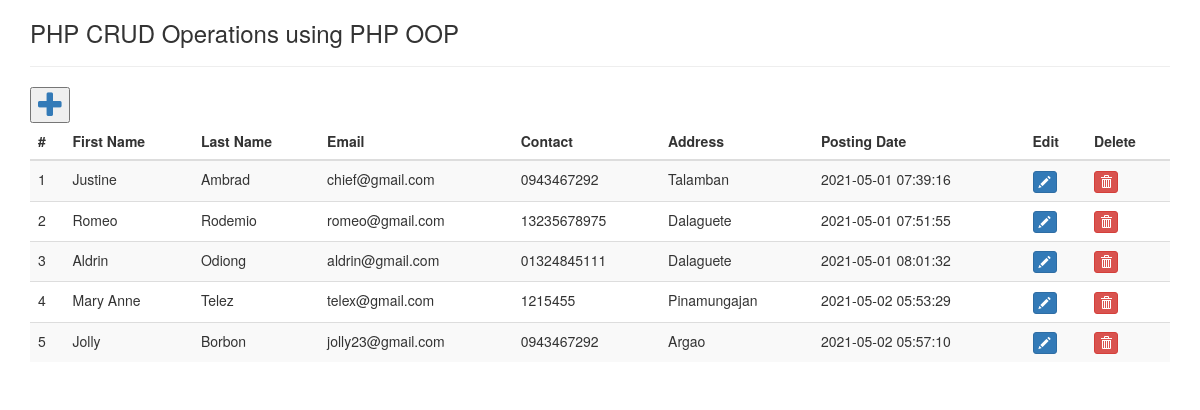
The page / on the database its author committed.
### tables this page shows
CREATE TABLE `tblusers` (
  `id` int(11) NOT NULL,
  `FirstName` varchar(150) NOT NULL,
  `LastName` varchar(150) NOT NULL,
  `EmailId` varchar(120) NOT NULL,
  `ContactNumber` char(11) NOT NULL,
  `Address` varchar(255) NOT NULL,
  `PostingDate` timestamp NOT NULL DEFAULT current_timestamp()
);

### function.php (called while the page is built, shortened)
<?php
class DB_con
{
function __construct()
{
$con = mysqli_connect(DB_SERVER,DB_USER,DB_PASS,DB_NAME);
$this->dbh=$con;
}
public function fetchdata()
	{
	$result=mysqli_query($this->dbh,"select * from tblusers");
	return $result;
	}
}
?>

### index.php (the view, shortened to what this page needs)
<?php
require_once'function.php';
?>
<!DOCTYPE html>
<html lang="en">
<head>
    <link href="https://maxcdn.bootstrapcdn.com/bootstrap/3.3.0/css/bootstrap.min.css" rel="stylesheet">
    <link rel="stylesheet" href="https://cdnjs.cloudflare.com/ajax/libs/font-awesome/4.7.0/css/font-awesome.min.css">
</head>
<body>
    <div class="container">
        <div class="row">
            <div class="col-md-12">
                <h3>PHP CRUD Operations using PHP OOP</h3>
                <hr />
                <a href="insert.php"><button i class="fa fa-plus" aria-hidden="true" style="font-size:30px;"></i>
                    </button></a>
                <div class="table-responsive">
                    <table id="mytable" class="table table-bordred table-striped">
                        <thead>
                            <th>#</th>
                            <th>First Name</th>
                            <th>Last Name</th>
                            <th>Email</th>
                            <th>Contact</th>
                            <th>Address</th>
                            <th>Posting Date</th>
                            <th>Edit</th>
                            <th>Delete</th>
                        </thead>
                        <tbody>
                            <?php
                                $fetchdata=new DB_con();
                                $sql=$fetchdata->fetchdata();
                                $cnt=1;
                                while($row=mysqli_fetch_array($sql))
                                {
                            ?>
                            <tr>
                                <td>
                                    <?php echo htmlentities($cnt);?>
                                </td>
                                <td>
                                    <?php echo htmlentities($row['FirstName']);?>
                                </td>
                                <td>
                                    <?php echo htmlentities($row['LastName']);?>
                                </td>
                                <td>
                                    <?php echo htmlentities($row['EmailId']);?>
                                </td>
                                <td>
                                    <?php echo htmlentities($row['ContactNumber']);?>
                                </td>
                                <td>
                                    <?php echo htmlentities($row['Address']);?>
                                </td>
                                <td>
                                    <?php echo htmlentities($row['PostingDate']);?>
                                </td>
                                <td><a href="update.php?id=<?php echo htmlentities($row['id']);?>"><button
                                            class="btn btn-primary btn-xs"><span
                                                class="glyphicon glyphicon-pencil"></span></button></a></td>
                                <td><a href="index.php?del=<?php echo htmlentities($row['id']);?>"><button
                                            class="btn btn-danger btn-xs"
                                            onClick="return confirm('Do you really want to delete');"><span
                                                class="glyphicon glyphicon-trash"></span></button></a></td>
                            </tr>
                            <?php
                                 $cnt++;
                            } ?>
                        </tbody>
                    </table>
                </div>
            </div>
        </div>
    </div>
</body>
</html>

### rows shown on the page
tblusers: FirstName "Justine", LastName "Ambrad", EmailId "chief@gmail.com", ContactNumber "0943467292", Address "Talamban", PostingDate "2021-05-01 07:39:16"
tblusers: FirstName "Romeo", LastName "Rodemio", EmailId "romeo@gmail.com", ContactNumber "13235678975", Address "Dalaguete", PostingDate "2021-05-01 07:51:55"
tblusers: FirstName "Aldrin", LastName "Odiong", EmailId "aldrin@gmail.com", ContactNumber "01324845111", Address "Dalaguete", PostingDate "2021-05-01 08:01:32"
tblusers: FirstName "Mary Anne", LastName "Telez", EmailId "telex@gmail.com", ContactNumber "1215455", Address "Pinamungajan", PostingDate "2021-05-02 05:53:29"
tblusers: FirstName "Jolly", LastName "Borbon", EmailId "jolly23@gmail.com", ContactNumber "0943467292", Address "Argao", PostingDate "2021-05-02 05:57:10"
